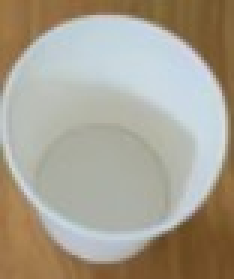
#> input picture robot/perception/cup.jpg, 78 x 93 px (shown 3 times larger)
$ python template_matching.py
#> lines starting #> are read from the running program, lines starting #| are printed output that depends on the picture; pictures that were not available may be replaced by others from this repository, and a replacement may not be noted
import cv2
import time

# Drawing Parameters
blue = (255, 0, 0)
red = (0, 0, 255)
lineW = 2
videoScale = 0.5
threshold = .3

# Video and Template Initialization
myVid = cv2.VideoCapture('video.mp4')
cupTemplate = cv2.imread('cup.jpg', cv2.IMREAD_GRAYSCALE)
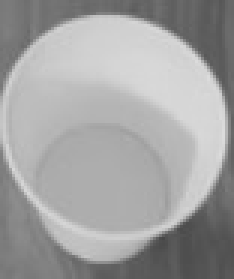
#> cupTemplate: shape (93, 78) (shown 3 times larger); min 71, max 220, mean 161.6
sepFunnelTemplate = cv2.imread('separatorFunnel.jpg', cv2.IMREAD_GRAYSCALE)
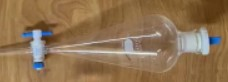
#> input picture robot/perception/separatorFunnel.jpg, 228 x 82 px
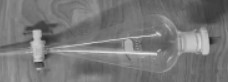
#> sepFunnelTemplate: shape (82, 228); min 35, max 236, mean 119.6
fps = myVid.get(cv2.CAP_PROP_FPS)
width = int(myVid.get(cv2.CAP_PROP_FRAME_WIDTH))
height = int(myVid.get(cv2.CAP_PROP_FRAME_HEIGHT))
scaledW = int(width * videoScale)
scaledH = int(height * videoScale)

# Video output parameters
fourcc = cv2.VideoWriter_fourcc(*'mp4v')
out = cv2.VideoWriter('output.mp4', fourcc, fps, (scaledW, scaledH))

def templateMatch(grayFrame, template, method = cv2.TM_CCOEFF_NORMED):
    h, w = template.shape
    res = cv2.matchTemplate(grayFrame, template, method)
    minVal, maxVal, minLoc, maxLoc = cv2.minMaxLoc(res)
    topLeft = maxLoc
    botRight = (topLeft[0] + w, topLeft[1] + h)
    return topLeft, botRight, maxVal

def templateMatch2(grayFrame, template, method = cv2.TM_CCOEFF_NORMED):
    h, w = template.shape
    res = cv2.matchTemplate(grayFrame, template, method)
    minVal, maxVal, minLoc, maxLoc = cv2.minMaxLoc(res)
    x, y = maxLoc
    return x, y, w, h, maxVal

# Start time
lastT = time.time()
FPSFilter = 30

while myVid.isOpened():
    ret, frame = myVid.read()
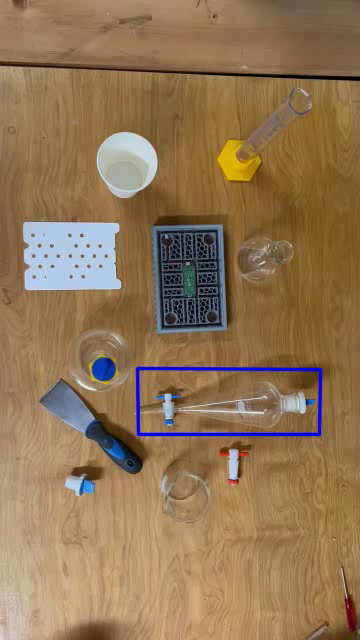
#> input picture frame 2 of robot/perception/output.mp4, 360 x 640 px, given in place of video.mp4, which was not available
#> frame is the input picture: shape (640, 360, 3); mean B, G, R 85.1, 118.3, 145.5

    if not ret:
        print("Video Ended")
        break

    # Shrink Frame and convert to Gray scale for better performance
    frame_resized = cv2.resize(frame, None, fx=videoScale, fy=videoScale)
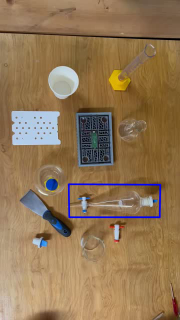
#> frame_resized: shape (320, 180, 3); mean B, G, R 85.2, 118.5, 145.6
    grayFrame = cv2.cvtColor(frame_resized, cv2.COLOR_BGR2GRAY)
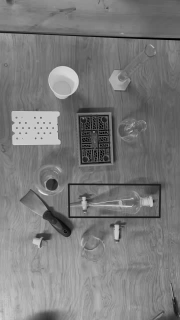
#> grayFrame: shape (320, 180); min 0, max 229, mean 122.8

    # Template Matching
    topLeftCup, botRightCup, cupConf = templateMatch(grayFrame, cupTemplate)
#> in templateMatch, `res = cv2.matchTemplate(grayFrame, template, method)`:
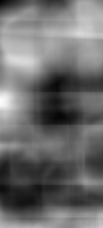
#> res: shape (228, 103) float32; min -0.337, max 0.424, mean -0.0115; drawn with min black and max white
#> in templateMatch, `minVal, maxVal, minLoc, maxLoc = cv2.minMaxLoc(res)`: minVal = -0.337; maxVal = 0.424; minLoc = (0, 0); maxLoc = (0, 101)
#> in templateMatch, `botRight = (topLeft[0] + w, topLeft[1] + h)`: botRight = (78, 194)
#> topLeftCup = (0, 101); botRightCup = (78, 194); cupConf = 0.424
    topLeftFunnel, botRightFunnel, funnelConf = templateMatch(grayFrame, sepFunnelTemplate)
#> (the run stopped early here; a loop or call above may not have finished)
